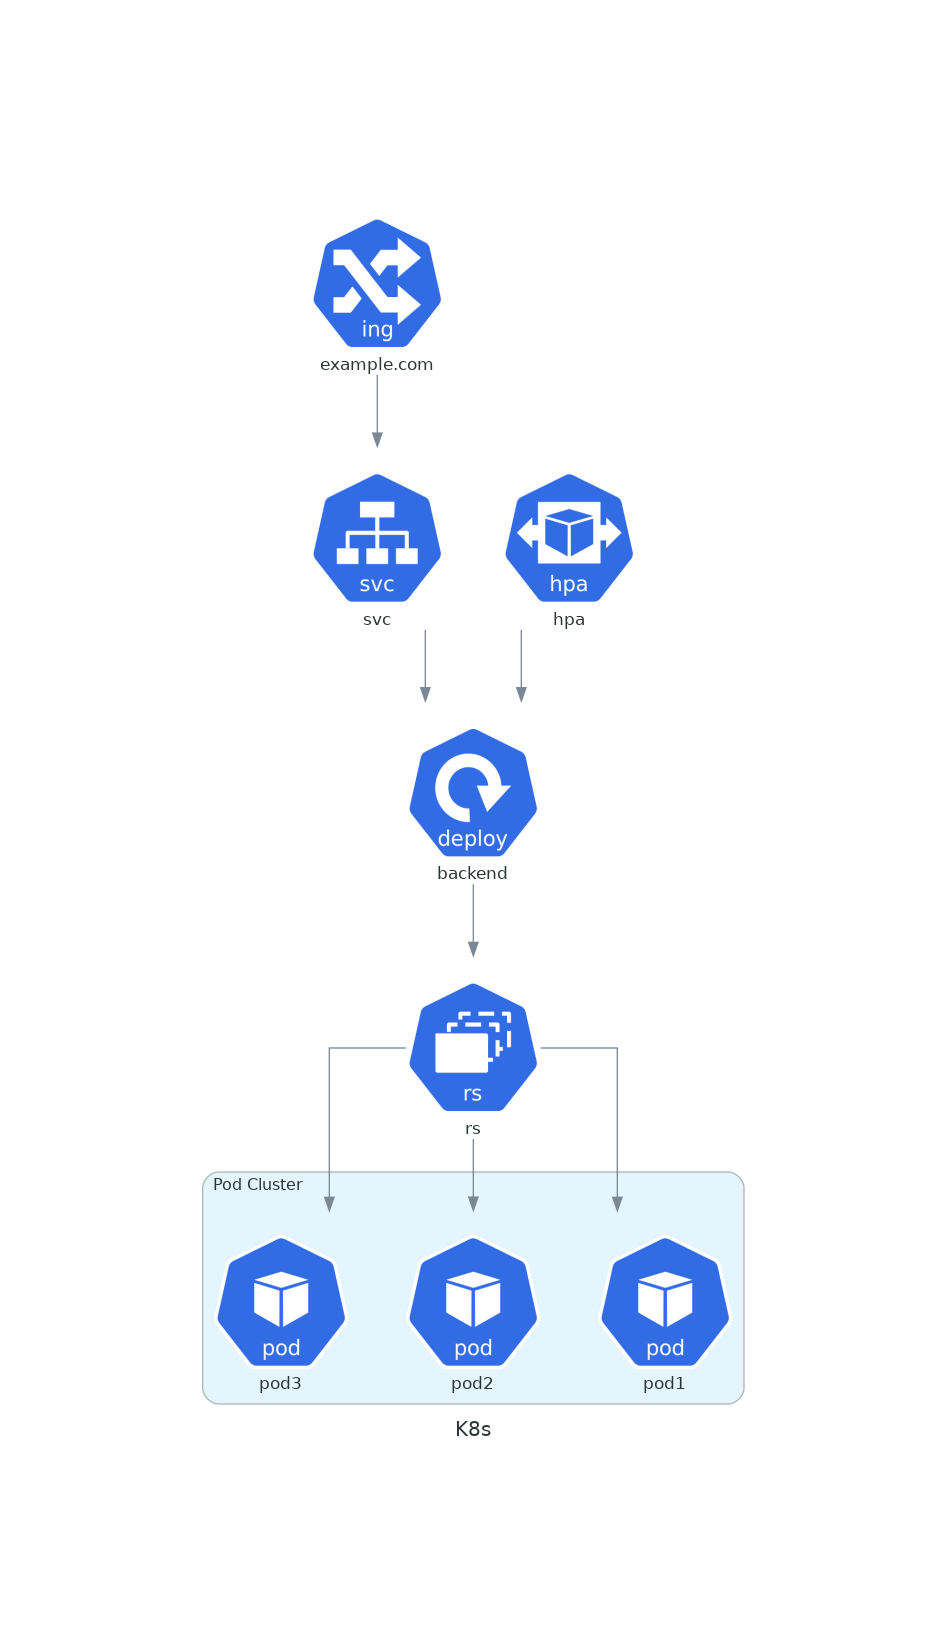

Source code (Python):
from diagrams import Diagram,Cluster
from diagrams.k8s.network import Ingress,Service
from diagrams.k8s.compute import Deployment,Pod,ReplicaSet
from diagrams.k8s.clusterconfig import HPA


with Diagram("K8s",show=True,direction="TB"):
    net = Ingress("example.com") >> Service("svc")
    deploy = Deployment("backend")
    replicaset = ReplicaSet("rs")
    hpa = HPA("hpa")
    net >> deploy
    with Cluster("Pod Cluster"):
        pods = [Pod("pod1"),
        Pod("pod2"),
        Pod("pod3") ]
    deploy >> replicaset >> pods
    hpa >> deploy
